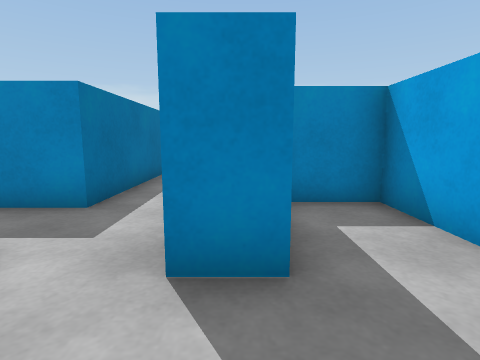
view 1 (above)

21 first-person views from a walk through a 3-D level made in the Unity game engine. The camera is 0.55 m above the floor, tilts 8° down and sees 80° across. The floor is counted in squares, 0.5 m on a side. Each view is taken from the middle of a square. On the plan, view 1 faces up. The plan holds only what a view shows up to about 12 squares ahead; the rest is blank.

view 2
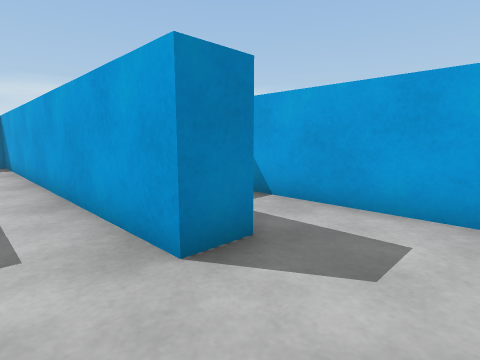

view 3
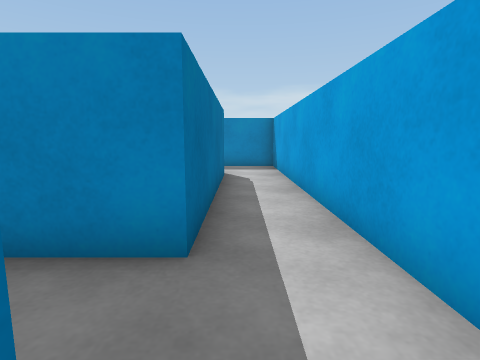

view 4
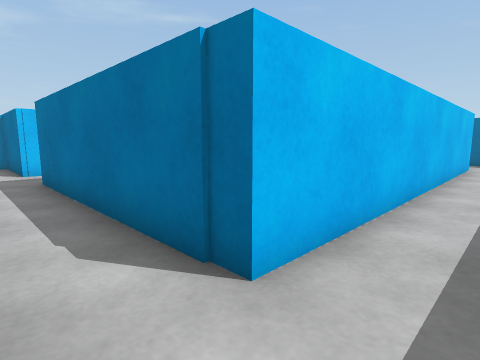

view 5
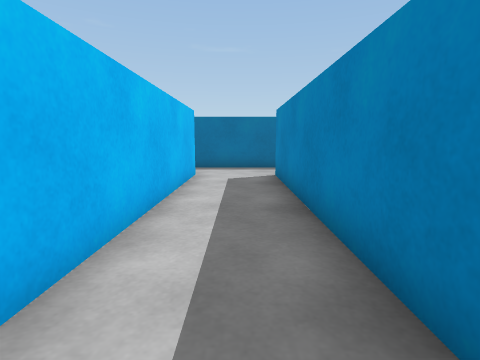

view 6
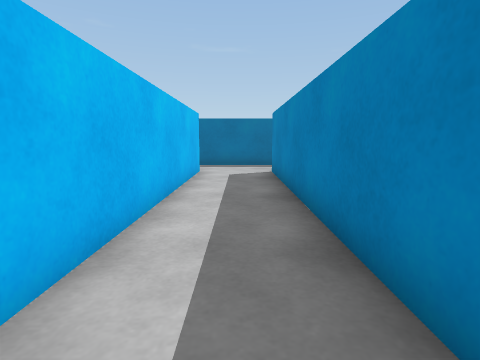

view 7
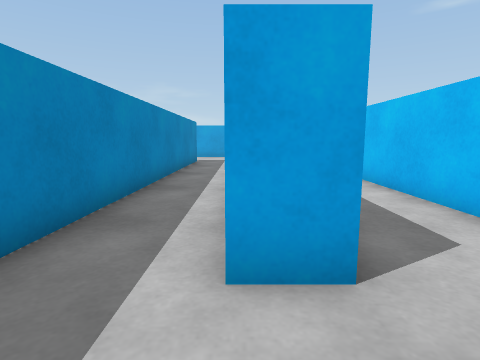

view 8
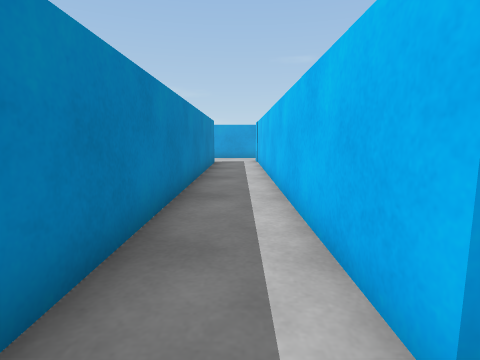

view 9
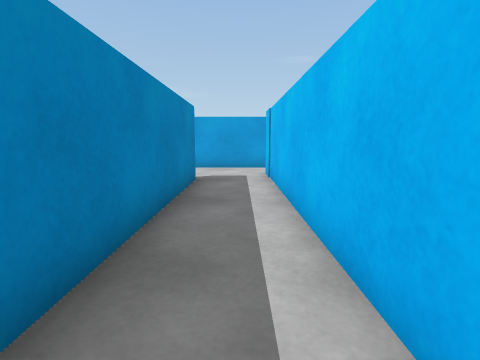

view 10
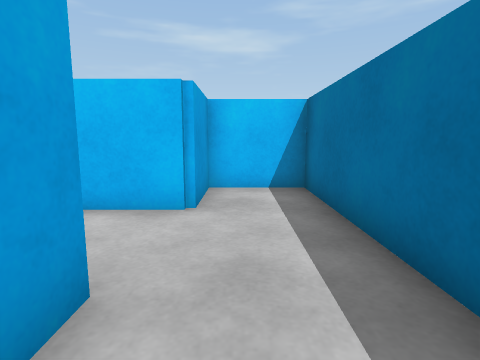

view 11
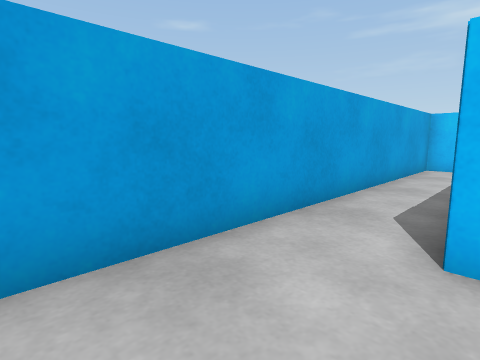

view 12
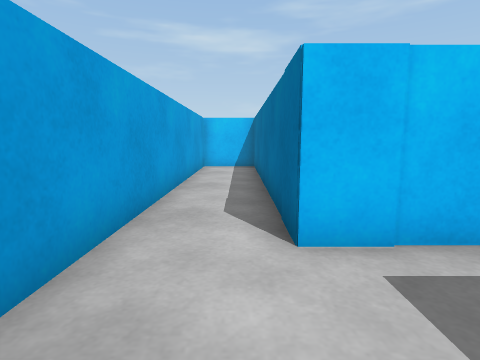

view 13
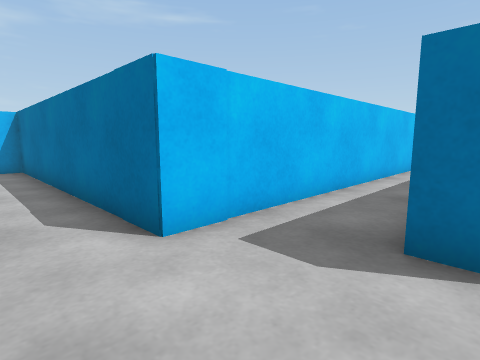

view 14
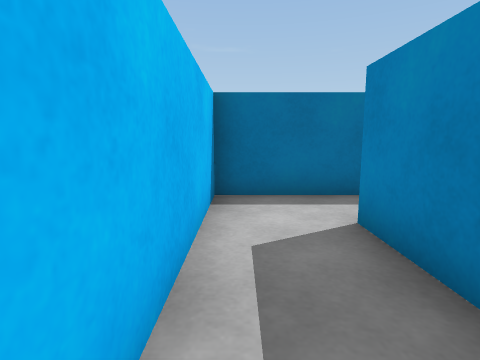

view 15
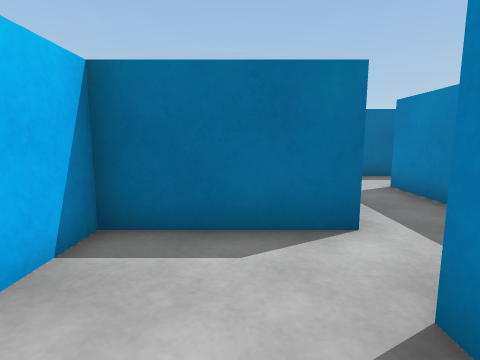

view 16
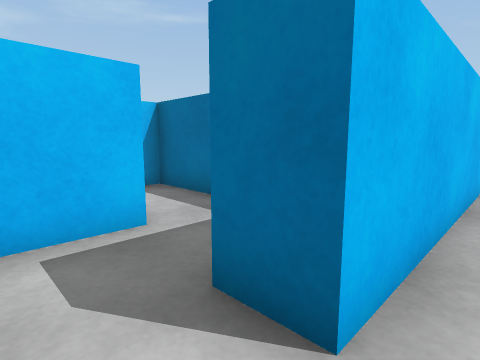

view 17
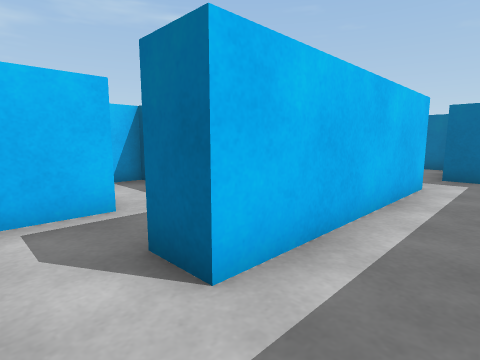

view 18
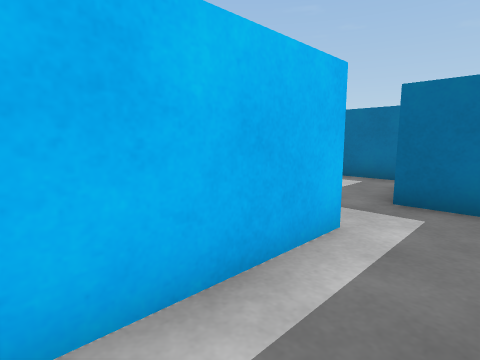

view 19
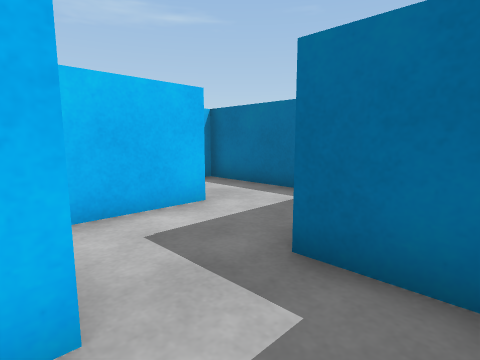

view 20
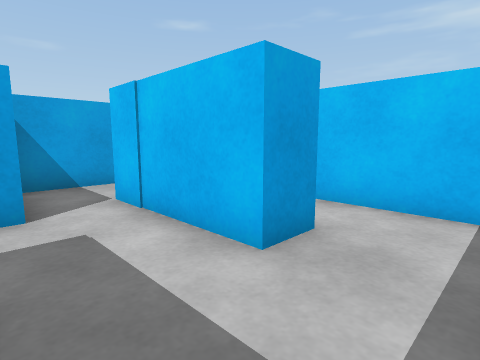

view 21
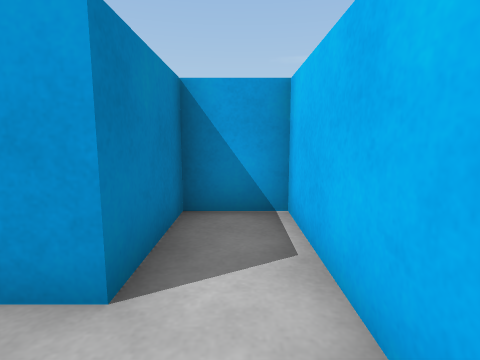

### Floor plan
Ten units are one square. View 1 is at (0, 0); x grows to the right and y downward. Boxes are objects, and circles mark ways between rooms. Rooms are numbered by the first view taken in them; rooms with no view inside come last. Other rooms are left out.
<svg viewBox="-170 -185 205 197">
<path fill="none" stroke="#000" d="M-24 -111 -24 -55M-51 -141 -139 -141 -139 -151 4 -151 4 -60M-10 -179 -10 -172 -138 -172M-34 -25 -24 -25 -24 7 -9 7M-141 -116 -26 -116 -26 -110M5 -22 -6 -22 -6 -141 -28 -141M-165 -145 -165 -106M25 -2 25 -179M-115 -84 -53 -84M-142 -59 -116 -59M-165 -106 -165 -64M-165 -64 -165 -32 -116 -32 -116 -49 -142 -49 -142 -59M-76 -56 -76 -25 -34 -25M-53 -84 -53 -74"/>
<rect x="5" y="-65" width="20" height="20" fill="#bbb"><title>block</title></rect>
<rect x="-165" y="-95" width="20" height="10" fill="#bbb"><title>block</title></rect>
<rect x="-145" y="-105" width="20" height="20" fill="#bbb"><title>block</title></rect>
<rect x="-65" y="-55" width="30" height="10" fill="#bbb"><title>block</title></rect>
<circle cx="-155" cy="-110" r="3" fill="#2a7"/>
<circle cx="-30" cy="-35" r="3" fill="#2a7"/>
<circle cx="-155" cy="-55" r="3" fill="#2a7"/>
<circle cx="-45" cy="-80" r="3" fill="#2a7"/>
<text x="-40" y="-120">1</text>
<text x="-110" y="-90">2</text>
<text x="-150" y="-50">3</text>
<text x="-50" y="-50">4</text>
</svg>
Room 1 opens to room 2. Room 1 opens to room 4. Room 2 opens to room 3. Room 2 opens to room 4.

Where each view was taken, in squares from view 1:
view 1: 0 up, 0 right, facing up
view 2: 0 up, 2 left, facing up-right
view 3: 2 up, 2 left, facing up
view 4: 13 up, 1 left, facing down-left
view 5: 13 up, 5 left, facing left
view 6: 13 up, 4 left, facing left
view 7: 15 up, 16 left, facing right
view 8: 16 up, 15 left, facing right
view 9: 16 up, 9 left, facing right
view 10: 16 up, 15 left, facing down
view 11: 18 up, 0 right, facing down-right
view 12: 18 up, 1 right, facing down
view 13: 18 up, 2 right, facing down-left
view 14: 3 up, 2 left, facing left
view 15: 1 up, 1 right, facing left
view 16: 9 up, 4 left, facing down-left
view 17: 10 up, 4 left, facing down-left
view 18: 10 up, 8 left, facing down-left
view 19: 10 up, 11 left, facing down-left
view 20: 8 up, 16 left, facing down-right
view 21: 4 up, 16 left, facing right
